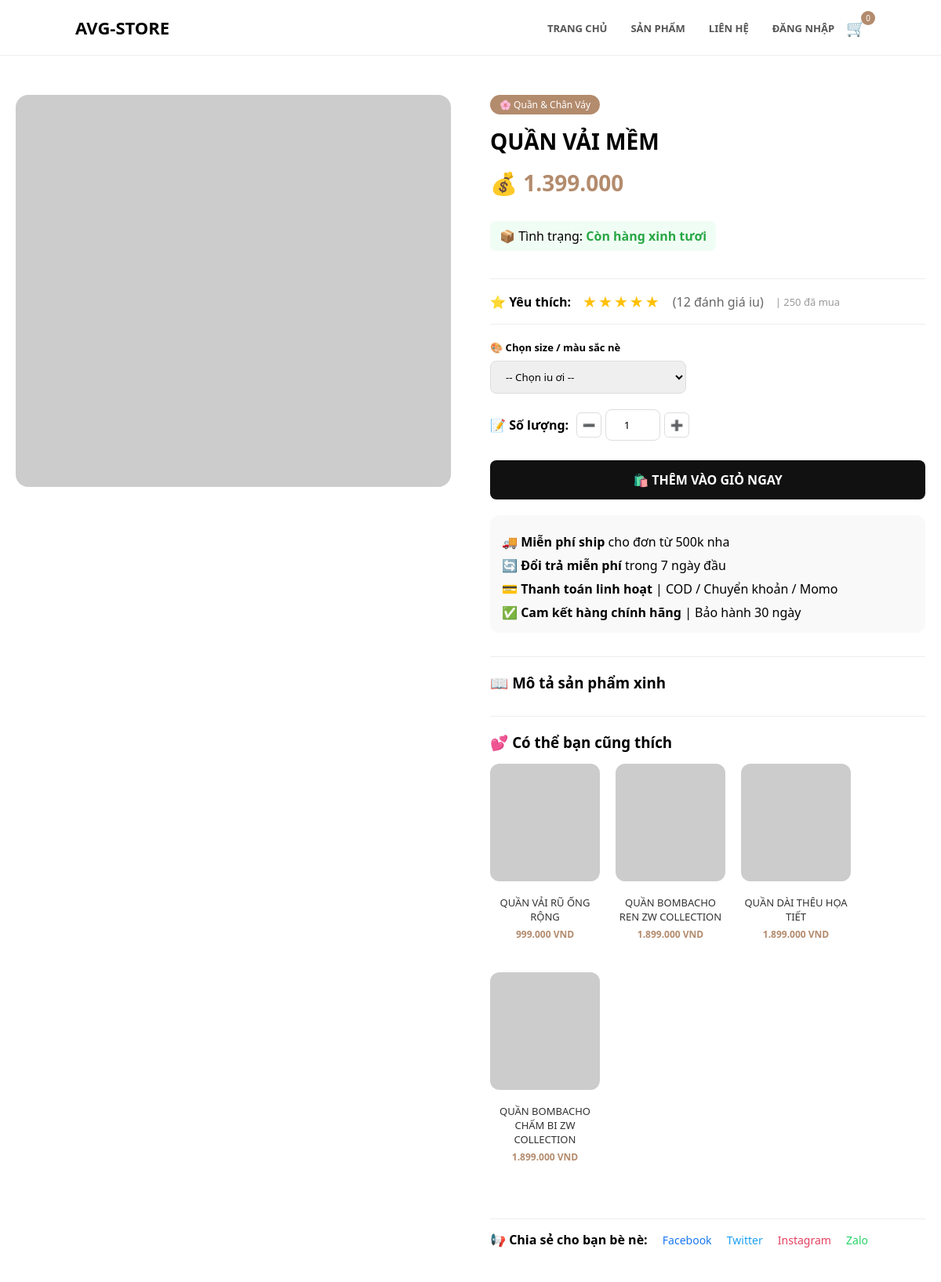
The page /product-detail.php?id=5 on the database its author committed.
### tables this page shows
CREATE TABLE `products` (
  `id` int(11) NOT NULL,
  `name` varchar(255) NOT NULL,
  `category` varchar(100) DEFAULT NULL,
  `price` varchar(50) DEFAULT NULL,
  `image` text DEFAULT NULL,
  `description` text DEFAULT NULL,
  `created_at` timestamp NOT NULL DEFAULT current_timestamp()
);

### product-detail.php (the view, shortened to what this page needs)
<?php
$conn = new mysqli("localhost", "root", "", "avg_store");
$conn->set_charset("utf8mb4");
$product_id = isset($_GET['id']) ? intval($_GET['id']) : 0;
$product = $conn->query("SELECT * FROM products WHERE id = $product_id")->fetch_assoc();
$variants = $conn->query("SELECT * FROM product_variants WHERE product_id = $product_id");
?>
<!DOCTYPE html>
<html lang="vi">
<head>
</head>
<body>
    <div class="navbar">
        <a href="index.php" class="logo">AVG-STORE</a>
        <div style="display:flex; align-items:center;">
            <ul class="nav-links">
                <li><a href="index.php">Trang Chủ</a></li>
                <li><a href="products.php">Sản Phẩm</a></li>
                <li><a href="contact.php">Liên Hệ</a></li>
                <?php if(isset($_SESSION['user'])): ?>
                    <li><a href="profile.php">Tài Khoản</a></li>
                    <?php if($_SESSION['role'] === 'admin'): ?>
                        <li><a href="admin.php" style="color:#b38b6d;"> Quản Trị</a></li>
                    <?php endif; ?>
                    <li><a href="logout.php">Đăng Xuất</a></li>
                <?php else: ?>
                    <li><a href="login.php">Đăng Nhập</a></li>
                <?php endif; ?>
            </ul>
            <a href="cart.php" class="cart-icon">
                🛒 <span class="cart-count" id="cartCount">0</span>
            </a>
        </div>
    </div>
    <div class="detail-container">
        <?php if($product): ?>
        <div class="detail-img">
            <img src="<?php echo htmlspecialchars($product['image']); ?>" onerror="this.src='https://placehold.co/500x500?text=AVG'">
        </div>
        <div class="detail-info">
            <span class="category-badge">🌸 <?php echo $product['category']; ?></span>
            <h1><?php echo htmlspecialchars($product['name']); ?></h1>
            <div class="price">💰 <?php echo htmlspecialchars($product['price']); ?></div>
            <div class="stock-info">
                📦 Tình trạng: <span id="stockStatus" class="stock-status">Còn hàng xinh tươi</span>
            </div>
            <div class="rating-section">
                <div style="display: flex; align-items: center; gap: 15px; flex-wrap: wrap;">
                    <span style="font-weight: 600;">⭐ Yêu thích:</span>
                    <div class="stars">★★★★★</div>
                    <span style="color: #666;">(12 đánh giá iu)</span>
                    <span style="color: #999; font-size: 13px;">| 250 đã mua</span>
                </div>
            </div>
            <?php if($variants->num_rows > 0): ?>
            <div class="variant-group">
                <label>🎨 Chọn size / màu sắc nè</label>
                <select id="variantSelect">
                    <option value="">-- Chọn iu ơi --</option>
                </select>
            </div>
            <?php endif; ?>
            <div class="quantity">
                <label style="font-weight:600;">📝 Số lượng:</label>
                <div style="display:flex; align-items:center; gap:5px;">
                    <button type="button" onclick="changeQty(-1)" style="width:32px; height:32px; border:1px solid #ddd; background:#fff; border-radius:6px; cursor:pointer;">➖</button>
                    <input type="number" id="quantity" value="1" min="1" max="99" style="width:70px; text-align:center;">
                    <button type="button" onclick="changeQty(1)" style="width:32px; height:32px; border:1px solid #ddd; background:#fff; border-radius:6px; cursor:pointer;">➕</button>
                </div>
            </div>
            <button class="btn-add" onclick="addToCart()">🛍️ THÊM VÀO GIỎ NGAY</button>
            <div class="shipping-info">
                <div>🚚 <span>Miễn phí ship</span> cho đơn từ 500k nha</div>
                <div>🔄 <span>Đổi trả miễn phí</span> trong 7 ngày đầu</div>
                <div>💳 <span>Thanh toán linh hoạt</span> | COD / Chuyển khoản / Momo</div>
                <div>✅ <span>Cam kết hàng chính hãng</span> | Bảo hành 30 ngày</div>
            </div>
            <div class="description">
                <h3>📖 Mô tả sản phẩm xinh</h3>
            </div>
            <?php
            $related = $conn->query("SELECT * FROM products WHERE category = '{$product['category']}' AND id != $product_id ORDER BY RAND() LIMIT 4");
            if($related && $related->num_rows > 0):
            ?>
            <div class="related-products">
                <h3>💕 Có thể bạn cũng thích</h3>
                <div class="related-grid">
                    <?php while($rel = $related->fetch_assoc()): ?>
                    <a href="product-detail.php?id=<?php echo $rel['id']; ?>" class="related-item">
                        <img src="<?php echo htmlspecialchars($rel['image']); ?>" onerror="this.src='https://placehold.co/200x200?text=AVG'">
                        <div class="name"><?php echo htmlspecialchars($rel['name']); ?></div>
                        <div class="price"><?php echo htmlspecialchars($rel['price']); ?></div>
                    </a>
                    <?php endwhile; ?>
                </div>
            </div>
            <?php endif; ?>
            <div class="share-links">
                <span style="font-weight:600;">📢 Chia sẻ cho bạn bè nè:</span>
                <a href="#" class="fb">Facebook</a>
                <a href="#" class="tw">Twitter</a>
                <a href="#" class="ig">Instagram</a>
                <a href="#" class="zl">Zalo</a>
            </div>
        </div>
        <?php endif; ?>
    </div>
</body>
</html>

### product-detail.php (style rules this page uses)
* { margin:0; padding:0; box-sizing:border-box; font-family:'Segoe UI',sans-serif; }
.navbar { display:flex; justify-content:space-between; align-items:center; padding:20px 8%; background:#fff; border-bottom:1px solid #eee; flex-wrap:wrap; gap:15px; }
.logo { font-size:22px; font-weight:bold; text-decoration:none; color:#000; }
.nav-links { display:flex; gap:30px; list-style:none; }
.nav-links a { text-decoration:none; color:#555; font-size:13px; text-transform:uppercase; font-weight:600; }
.cart-icon { position:relative; text-decoration:none; font-size:20px; margin-left:15px; }
.cart-count { position:absolute; top:-8px; right:-12px; background:#b38b6d; color:#fff; font-size:10px; padding:2px 6px; border-radius:50%; }
.detail-container { max-width:1200px; margin:50px auto; padding:0 20px; display:flex; gap:50px; flex-wrap:wrap; }
.detail-img { flex:1; min-width:280px; }
.detail-img img { width:100%; height:500px; object-fit:cover; border-radius:16px; }
.detail-info { flex:1; }
.category-badge { background:#b38b6d; color:#fff; padding:4px 12px; font-size:12px; display:inline-block; margin-bottom:15px; border-radius:20px; }
h1 { font-size:28px; margin-bottom:15px; }
.price { font-size:28px; color:#b38b6d; font-weight:bold; margin-bottom:20px; }
.stock-info { margin:10px 0 15px; padding:8px 12px; background:#f0fdf4; border-radius:8px; display:inline-block; }
.stock-status { color:#28a745; font-weight:600; }
.rating-section { margin:20px 0; padding:15px 0; border-top:1px solid #eee; border-bottom:1px solid #eee; }
.stars { color:#ffc107; font-size:20px; letter-spacing:2px; }
.variant-group { margin-bottom:20px; }
.variant-group label { display:block; font-size:13px; font-weight:600; margin-bottom:8px; }
.variant-group select { padding:10px 15px; border:1px solid #ddd; border-radius:8px; width:100%; max-width:250px; }
.quantity { display:flex; align-items:center; gap:10px; margin-bottom:25px; }
.quantity input { width:80px; padding:10px; text-align:center; border:1px solid #ddd; border-radius:8px; }
.btn-add { background:#111; color:#fff; padding:14px 30px; border:none; border-radius:8px; font-weight:600; cursor:pointer; width:100%; font-size:16px; transition:0.3s; }
.shipping-info { margin:20px 0; padding:15px; background:#f9f9f9; border-radius:12px; }
.shipping-info div { margin-top:8px; }
.shipping-info span { font-weight:600; }
.description { margin-top:30px; padding-top:20px; border-top:1px solid #eee; }
.related-products { margin:30px 0; padding:20px 0; border-top:1px solid #eee; }
.related-grid { display:flex; gap:20px; flex-wrap:wrap; margin-top:15px; }
.related-item { width:calc(25% - 15px); min-width:140px; text-align:center; text-decoration:none; transition:0.3s; }
.related-item img { width:100%; height:150px; object-fit:cover; border-radius:12px; margin-bottom:8px; }
.related-item .name { font-size:13px; color:#333; margin:5px 0; }
.related-item .price { font-size:12px; color:#b38b6d; font-weight:600; }
.share-links { margin:20px 0; padding:15px 0; border-top:1px solid #eee; }
.share-links a { margin-left:15px; text-decoration:none; font-size:14px; }
.fb { color:#1877f2; }
.tw { color:#1da1f2; }
.ig { color:#e4405f; }
.zl { color:#25d366; }

### rows shown on the page
products: category "Quần & Chân Váy", name "QUẦN VẢI MỀM", price "1.399.000"
products: name "QUẦN VẢI RŨ ỐNG RỘNG", price "999.000 VND"
products: name "QUẦN BOMBACHO REN ZW COLLECTION", price "1.899.000 VND"
products: name "QUẦN DÀI THÊU HỌA TIẾT", price "1.899.000 VND"
products: name "QUẦN BOMBACHO CHẤM BI ZW COLLECTION", price "1.899.000 VND"
